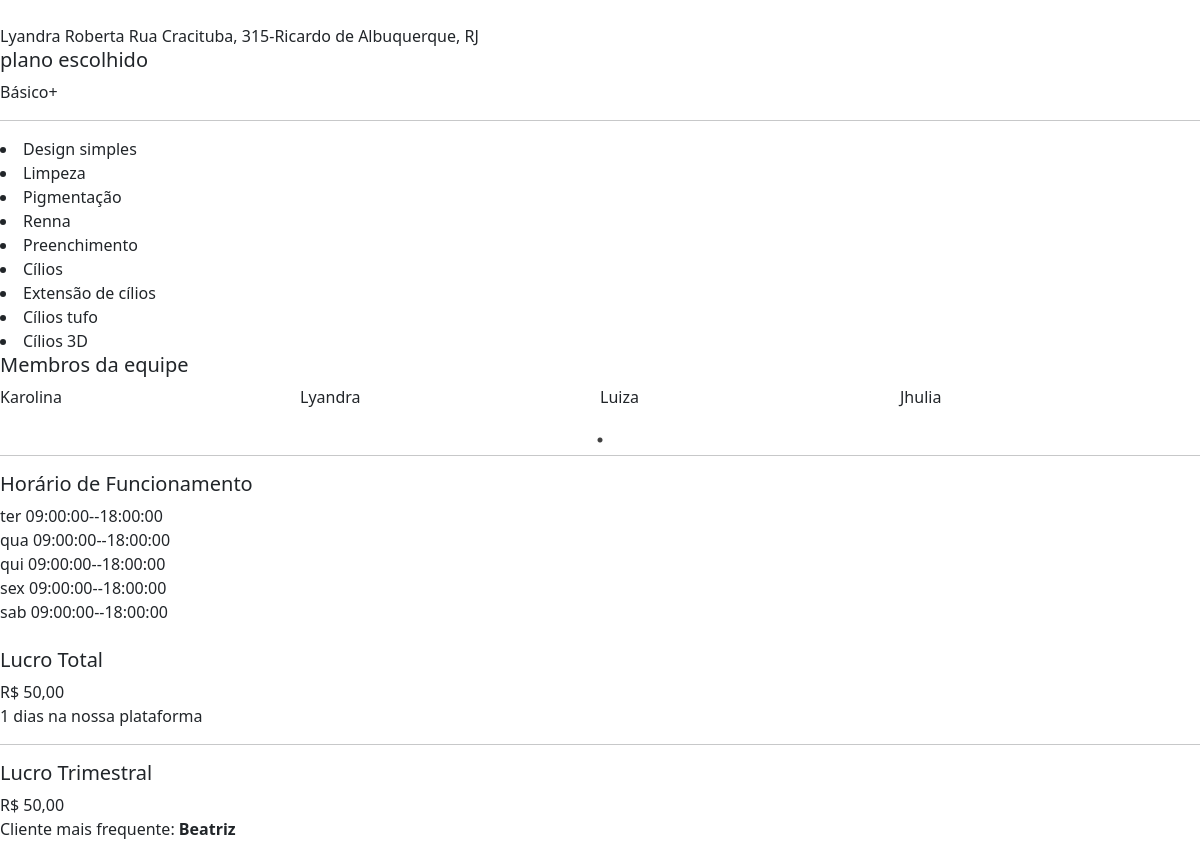
The app's page /php/visualizar_empresa.php?id=262 (signed in) with its own data.
### tables this page shows
CREATE TABLE `empresa` (
  `idempresa` int(11) NOT NULL,
  `nivel` enum('1','2','3') NOT NULL,
  `nome` varchar(20) DEFAULT NULL,
  `nome_fantasia` varchar(20) DEFAULT NULL,
  `tipo` enum('barbearia','advocacia','clinica','salaobeleza') NOT NULL,
  `CNPJ_CPF` varchar(20) DEFAULT NULL,
  `telefone` varchar(15) DEFAULT NULL,
  `cep` varchar(12) NOT NULL,
  `numero` varchar(10) NOT NULL,
  `email` varchar(50) DEFAULT NULL,
  `senha` varchar(100) DEFAULT NULL,
  `foto_empresa` varchar(50) DEFAULT NULL,
  `foto_amb1` varchar(50) NOT NULL,
  `foto_amb2` varchar(50) NOT NULL,
  `foto_amb3` varchar(50) NOT NULL,
  `foto_amb4` varchar(50) NOT NULL,
  `foto_amb5` varchar(50) NOT NULL,
  `foto_amb6` varchar(50) NOT NULL,
  `complemento` text NOT NULL,
  `data_inicio` date NOT NULL
);

CREATE TABLE `localidade` (
  `cep` varchar(12) NOT NULL,
  `logradouro` varchar(20) DEFAULT NULL,
  `bairro` varchar(30) DEFAULT NULL,
  `UF` varchar(2) DEFAULT NULL,
  `cidade` varchar(20) DEFAULT NULL
);

CREATE TABLE `planos` (
  `nivel` enum('1','2','3') NOT NULL,
  `preco` decimal(5,2) DEFAULT NULL,
  `Nome` varchar(25) NOT NULL,
  `profissionais` int(11) NOT NULL,
  `clientes-dia` int(11) NOT NULL,
  `desc` varchar(100) DEFAULT NULL
);

CREATE TABLE `funcionario` (
  `idfuncionario` int(11) NOT NULL,
  `nome_func` varchar(100) NOT NULL,
  `email` varchar(100) NOT NULL,
  `dt_nasc` date NOT NULL,
  `cel` varchar(20) NOT NULL,
  `cpf` varchar(14) NOT NULL,
  `status` enum('ativo','inativo') NOT NULL,
  `foto_func` varchar(100) NOT NULL
);

CREATE TABLE `horarios_empresa` (
  `idempresa` int(11) NOT NULL,
  `horario_ini` time DEFAULT NULL,
  `dias_semana` varchar(25) NOT NULL,
  `horario_fim` time NOT NULL,
  `id` int(11) NOT NULL
);

### php/visualizar_empresa.php (the view, shortened to what this page needs)
<?php
include('includes/logar-sistema.php');
$id_empresa = $_GET['id'];
$infor_emp = "SELECT e.nome,
e.nome_fantasia,
e.foto_empresa,
e.numero,
e.foto_amb1,
e.foto_amb2,
e.foto_amb3,
e.foto_amb4,
e.foto_amb5,
e.foto_amb6,
l.cep,
l.logradouro,
l.bairro,
l.UF,
l.cidade,
p.Nome,
p.nivel
FROM empresa e
INNER JOIN localidade l ON l.cep = e.cep
INNER JOIN planos p ON p.nivel = e.nivel
WHERE e.idempresa = $id_empresa;
";
$sql_result = $mysqli->query($infor_emp);
if ($sql_result->num_rows == 1) {
    $infoemp = $sql_result->fetch_assoc();
    $nome = $infoemp['nome'];
    $numero = $infoemp['numero'];
    $logradouro = $infoemp['logradouro'];
    $bairro = $infoemp['bairro'];
    $uf = $infoemp['UF'];
    $nome_pl = $infoemp['Nome'];
}
?>
<!DOCTYPE html>
<html lang="en">
<head>
    <link rel="stylesheet" href="https://cdnjs.cloudflare.com/ajax/libs/font-awesome/5.15.4/css/all.min.css">
    <link href="https://stackpath.bootstrapcdn.com/bootstrap/4.5.2/css/bootstrap.min.css" rel="stylesheet">
    <link rel="stylesheet" href="https://cdnjs.cloudflare.com/ajax/libs/font-awesome/6.0.0-beta3/css/all.min.css">
    <link rel="stylesheet" href="https://cdn.jsdelivr.net/npm/bootstrap-icons@1.11.3/font/bootstrap-icons.min.css">
    <link href="https://cdn.jsdelivr.net/npm/bootstrap@5.3.3/dist/css/bootstrap.min.css" rel="stylesheet"
>
    <link rel="stylesheet" type="text/css"
        href="https://cdnjs.cloudflare.com/ajax/libs/slick-carousel/1.8.1/slick.min.css" />
    <link rel="stylesheet" type="text/css"
        href="https://cdnjs.cloudflare.com/ajax/libs/slick-carousel/1.8.1/slick-theme.min.css" />
</head>
<body>
    <div>
        <div>
        </div>
        <div>
            <?php echo $nome ?>
            <?php echo "  $logradouro, $numero-$bairro, $uf <i class='bx bxs-map' style='color:#6023b0'  ></i>" ?>
        </div>
        <div>
            <h5>plano escolhido</h5>
            <?php echo $nome_pl ?>
            <hr>
        </div>
        <div>
            <?php
            $lista_serv = "SELECT s.nome_serv
            from lista_servicos_empresa ls
            inner join servicos s on s.idservico = ls.idservico
            where ls.idempresa = $id_empresa";
            $result_serv = mysqli_query($mysqli, $lista_serv);
            while ($servicos = $result_serv->fetch_assoc()) { ?>
                <div>
                    <li>
                        <?php echo $servicos['nome_serv'] ?>
                    </li>
                </div>
            <?php } ?>
        </div>
    </div>
    <div>
        <div>
            <h5>Membros da equipe</h5>
            <div class="func-carousel">
                <?php
                $sql_func = "SELECT f.nome_func, f.foto_func
                from lista_funcionario_empresa lf
                inner join funcionario f on f.idfuncionario = lf.idfuncionario
                where lf.idempresa = $id_empresa;";
                $lista_func = mysqli_query($mysqli, $sql_func);
                while ($resut = $lista_func->fetch_assoc()) {
                ?>
                    <div>
                        <p><?php echo $resut['nome_func'] ?></p>
                    </div>
                <?php } ?>
            </div>
        </div>
        <hr>
        <div>
            <h5>Horário de Funcionamento </h5>
            <?php
            $sql_horario = "SELECT he.dias_semana, he.horario_ini, he.horario_fim from horarios_empresa he where idempresa = $id_empresa";
            $result_hr = mysqli_query($mysqli, $sql_horario);
            while ($horario = $result_hr->fetch_assoc()) {
            ?>
                <div>
                    <?php echo $horario['dias_semana'] ?>
                    <?php echo $horario['horario_ini'] ?>--<?php echo $horario['horario_fim'] ?>
                </div>
            <?php } ?>
        </div>
        <br>
        <div>
        <div class="lucro">
          <div>
            <h5>Lucro Total</h5>
            <?php
            $lucro = "SELECT SUM(a.preco_ad) as total_lucro, e.data_inicio
                      FROM agendamento a
                      INNER JOIN empresa e ON e.idempresa = a.idempresa
                      WHERE a.idempresa = $id_empresa AND a.status = 'finalizado'";
            $sql_query = mysqli_query($mysqli, $lucro);
            if ($sql_query) {
              $row = mysqli_fetch_assoc($sql_query);
              $total_lucro = $row['total_lucro'];
              $data_inicio = $row['data_inicio'];
              $date_inicio = new DateTime($data_inicio);
              $date_hoje = new DateTime();
              $diferenca = $date_inicio->diff($date_hoje);
              $anos = $diferenca->y;
              $meses = $diferenca->m;
              $dias = $diferenca->d;
              if ($anos > 0) {
                $mensagem = "$anos anos e $meses meses na nossa plataforma";
              } elseif ($meses > 0) {
                $mensagem = "$meses meses na nossa plataforma";
              } else {
                $mensagem = "$dias dias na nossa plataforma";
              }
              ?>
              <div class="valor"> R$
                <?php echo number_format($total_lucro, 2, ',', '.'); ?>
              </div>
              <p>
                <?php echo $mensagem; ?>
              </p>
            <?php } ?>
          </div>
          <hr>
          <div>
            <h5>Lucro Trimestral</h5>
            <?php
            $lucrotri = "SELECT SUM(a.preco_ad) as total_tri
                         FROM agendamento a
                         WHERE a.idempresa = $id_empresa
                         AND a.status = 'finalizado'
                         AND a.dt_agendamento >= CURDATE() - INTERVAL 3 MONTH";
            $sql_query_triii = mysqli_query($mysqli, $lucrotri);
            if ($sql_query_triii) {
              $roww = mysqli_fetch_assoc($sql_query_triii);
              $total_tri = $roww['total_tri'];
              $total_tri_hj = number_format($total_tri, 2, ',', '.');
              ?>
              <div class="valor"> R$
                <?php echo $total_tri_hj; ?>
              </div>
            <?php } ?>
            <?php
            $cliente_com_mais_agendamentos = "
            SELECT c.nome_cliente, a.status
            FROM agendamento a
            INNER JOIN cliente c ON c.idcliente = a.idcliente
            WHERE a.idempresa = $id_empresa and a.status = 'finalizado'
            GROUP BY c.nome_cliente
            ORDER BY COUNT(a.idagendamento) DESC
            LIMIT 1";
            $cliente_query = mysqli_query($mysqli, $cliente_com_mais_agendamentos);
            if ($cliente_query) {
              $cliente_row = mysqli_fetch_assoc($cliente_query);
              if (empty($cliente_row['nome_cliente'])) {
                $nome_cli = "Infelizmente você ainda não tem clientes";
              } else {
                $nome_cli = "Cliente mais frequente: <strong>" . $cliente_row['nome_cliente'] . "</strong>";
              }
            }
            ?>
            <p>
              <?php echo $nome_cli; ?>
            </p>
          </div>
        </div>
      </div>
        </div>
</body>
</html>

### records on screen
empresa: nome "Lyandra Roberta", cep.logradouro "Rua Cracituba", numero "315", cep.bairro "Ricardo de Albuquerque", cep.UF "RJ", nivel.Nome "Básico+"
funcionario: nome_func "Karolina"
funcionario: nome_func "Lyandra"
funcionario: nome_func "Luiza"
funcionario: nome_func "Jhulia"
horarios_empresa: dias_semana "ter", horario_ini "09:00:00", horario_fim "18:00:00"
horarios_empresa: dias_semana "qua", horario_ini "09:00:00", horario_fim "18:00:00"
horarios_empresa: dias_semana "qui", horario_ini "09:00:00", horario_fim "18:00:00"
horarios_empresa: dias_semana "sex", horario_ini "09:00:00", horario_fim "18:00:00"
horarios_empresa: dias_semana "sab", horario_ini "09:00:00", horario_fim "18:00:00"

### other values on screen
$servicos['nome_serv'] "Design simples"
$servicos['nome_serv'] "Limpeza"
$servicos['nome_serv'] "Pigmentação"
$servicos['nome_serv'] "Renna"
$servicos['nome_serv'] "Preenchimento"
$servicos['nome_serv'] "Cílios"
$servicos['nome_serv'] "Extensão de cílios"
$servicos['nome_serv'] "Cílios tufo"
$servicos['nome_serv'] "Cílios 3D"
$total_lucro "50,00"
$total_tri_hj "50,00"
$cliente_row['nome_cliente'] "Beatriz"
